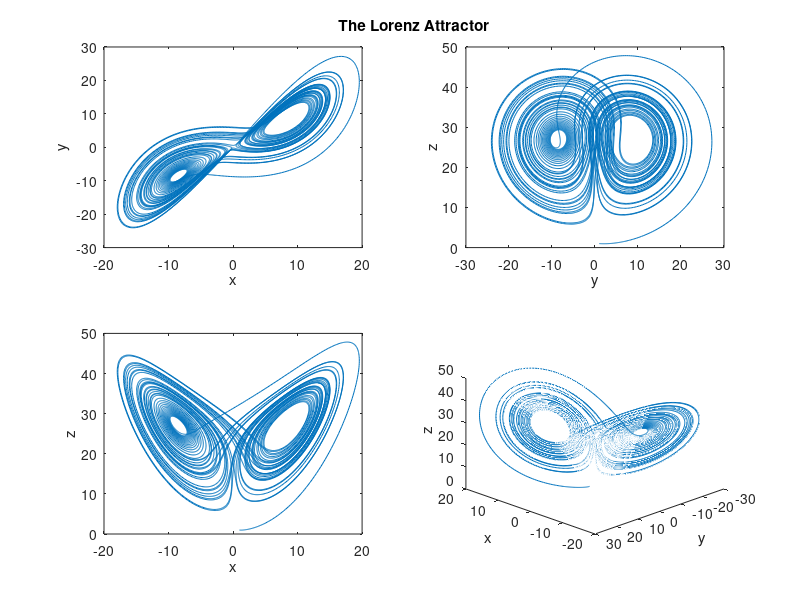

The MATLAB script that drew this image:




%=============================================================================
% Initialize attributes and define the Lorenz system
%=============================================================================

% The Lorenz system is a 3D system of autonomous differential equations of the
% form:
%
%     x' = sigma (y - x)
%     y' = x (rho - z) - y
%     z' = x y - beta z

% Problem parameters
global sigma rho beta; % declare parameters as global for use in the function
sigma = 10; % sigma parameter
rho = 28; % rho parameter
beta = 8/3; % beta parameter
x0 = 1; % initial x value
y0 = 1; % initial y value
z0 = 1; % initial z value
ti = 0; % initial time value
tf = 50; % final time value

% The numerical ODE solver we'll be using below requires a function which
% defines the righthand side of the differential equation, i.e. the function F
% in the ODE x' = F(t,x).
% This can be provided either by defining a local function and supplying its
% handle, or by defining it as an inline function within the solver's arguments.
% We will be defining it a local function "rhs" below.

% Define a function to represent the righthand side of the Lorenz system
function dx = rhs(T, X)
	global sigma rho beta; % declare global variables
	dx = [0; 0; 0]; % initialize output list
	dx(1) = sigma*(X(2) - X(1));
	dx(2) = X(1)*(rho - X(3)) - X(2);
	dx(3) = X(1)*X(2) - beta*X(3);
end

% Note that the above could be accomplished in a single line as follows:
% rhs = @(T,X) [sigma*(X(2) - X(1)); X(1)*(rho - X(3)) - X(2); ...
%               X(1)*X(2) - beta*X(3)];

%=============================================================================
% Numerically solve the Lorenz system
%=============================================================================

% The Lorenz system is numerically solved using MATLAB's "ode45" function, a
% widely-used implementation of an explicit Runge-Kutta (4,5) method.
% MATLAB has no unified API for numerically solving ODEs, and instead each
% different numerical method is implemented as a separate function with some
% tuneable parameters.



% Set precision for ODE solver
options = odeset("RelTol", 0.0000001);

% The arguments of ode45 include, respectively: the function of time T and
% the vector of state variables X which defines the righthand side of the
% ODE system, followed by a time interval of the form [initial, final],
% followed by a list of initial values of the form [x0, y0, z0]. The optional
% fourth argument is a set of ODE solver options.



[T, X] = ode45(@(T,X) rhs(T, X), [ti, tf], [x0, y0, z0], options);



% T is now a list of time values, while X is a matrix whose columns contain
% the numerical values of the x, y, and z variables.

% Note that, if we had not defined the function rhs above, we could include
% it as an inline function here by replacing the first argument with:
% @(T,X) [sigma*(X(2) - X(1)); X(1)*(rho - X(3)) - X(2); ...
%         X(1)*X(2) - beta*X(3)]
% This may sometimes be worthwhile if the ODE in question is very simple.

%=============================================================================
% Display various projections of the solution curve
%=============================================================================

% Note that, due to the chaotic nature of the Lorenz system, the numerical
% solutions from MATLAB and Python are expected to be slightly different.

figure % create a new figure window

% Show xy-projection
subplot(2, 2, 1) % target first (NW) tile in a 2x2 layout
plot(X(:,1), X(:,2)) % plot y versus x
xlabel("x")
ylabel("y")

% Show xz-projection
subplot(2, 2, 3) % target third (SW) tile in a 2x2 layout
plot(X(:,1), X(:,3)) % plot z versus x
xlabel("x")
ylabel("z")

% Show yz-projection
subplot(2, 2, 2) % target second (NE) tile in a 2x2 layout
plot(X(:,2), X(:,3)) % plot z versus y
xlabel("y")
ylabel("z")

% Show oblique projection
subplot(2, 2, 4) % target fourth (SE) tile in a 2x2 layout
plot3(X(:,1), X(:,2), X(:,3)) % plot 3D coordinates
xlabel("x")
ylabel("y")
zlabel("z")
view([225, 30]) % set view angle azimuth and elevation

% Add a title to an empty window
axes("visible", "off", "title", "The Lorenz Attractor")

% Note that, as of MATLAB R2018b, a subplot grid can be more easily titled by
% using the "sgtitle" function. This approach will work for older versions,
% and also for Octave.
